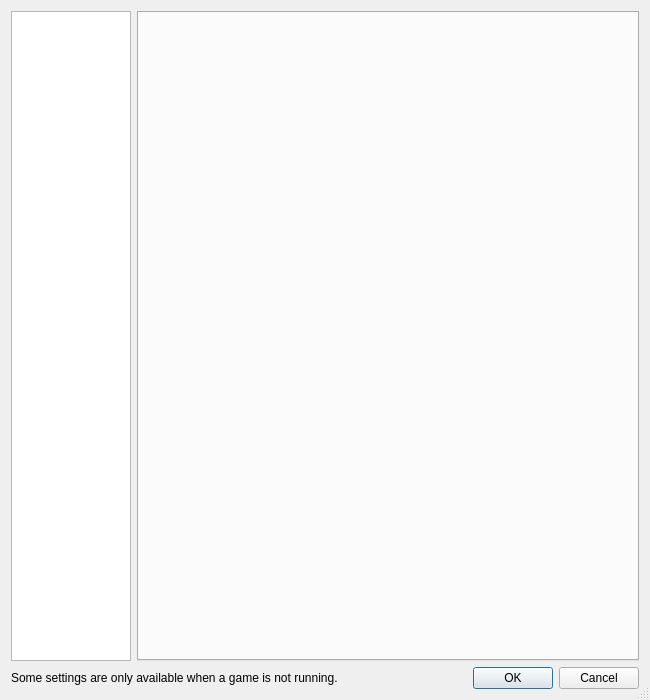
<?xml version="1.0" encoding="UTF-8"?>
<ui version="4.0">
 <class>ConfigureDialog</class>
 <widget class="QDialog" name="ConfigureDialog">
  <property name="geometry">
   <rect>
    <x>0</x>
    <y>0</y>
    <width>650</width>
    <height>700</height>
   </rect>
  </property>
  <property name="minimumSize">
   <size>
    <width>0</width>
    <height>0</height>
   </size>
  </property>
  <property name="sizeGripEnabled">
   <bool>true</bool>
  </property>
  <property name="windowTitle">
   <string>Eden Configuration</string>
  </property>
  <layout class="QVBoxLayout" name="verticalLayout">
   <item>
    <layout class="QHBoxLayout" name="horizontalLayout">
     <item>
      <widget class="QListWidget" name="selectorList">
       <property name="minimumSize">
        <size>
         <width>120</width>
         <height>0</height>
        </size>
       </property>
       <property name="maximumSize">
        <size>
         <width>120</width>
         <height>16777215</height>
        </size>
       </property>
      </widget>
     </item>
     <item>
      <widget class="QTabWidget" name="tabWidget">
       <property name="currentIndex">
        <number>-1</number>
       </property>
      </widget>
     </item>
    </layout>
   </item>
   <item>
    <layout class="QHBoxLayout" name="horizontalLayout_2">
     <property name="leftMargin">
      <number>0</number>
     </property>
     <property name="topMargin">
      <number>0</number>
     </property>
     <property name="rightMargin">
      <number>0</number>
     </property>
     <property name="bottomMargin">
      <number>0</number>
     </property>
     <item>
      <widget class="QLabel" name="label">
       <property name="text">
        <string>Some settings are only available when a game is not running.</string>
       </property>
      </widget>
     </item>
     <item>
      <widget class="QDialogButtonBox" name="buttonBox">
       <property name="standardButtons">
        <set>QDialogButtonBox::StandardButton::Cancel|QDialogButtonBox::StandardButton::Ok</set>
       </property>
      </widget>
     </item>
    </layout>
   </item>
  </layout>
 </widget>
 <resources/>
 <connections>
  <connection>
   <sender>buttonBox</sender>
   <signal>accepted()</signal>
   <receiver>ConfigureDialog</receiver>
   <slot>accept()</slot>
   <hints>
    <hint type="sourcelabel">
     <x>20</x>
     <y>20</y>
    </hint>
    <hint type="destinationlabel">
     <x>20</x>
     <y>20</y>
    </hint>
   </hints>
  </connection>
  <connection>
   <sender>buttonBox</sender>
   <signal>rejected()</signal>
   <receiver>ConfigureDialog</receiver>
   <slot>reject()</slot>
   <hints>
    <hint type="sourcelabel">
     <x>20</x>
     <y>20</y>
    </hint>
    <hint type="destinationlabel">
     <x>20</x>
     <y>20</y>
    </hint>
   </hints>
  </connection>
 </connections>
</ui>
